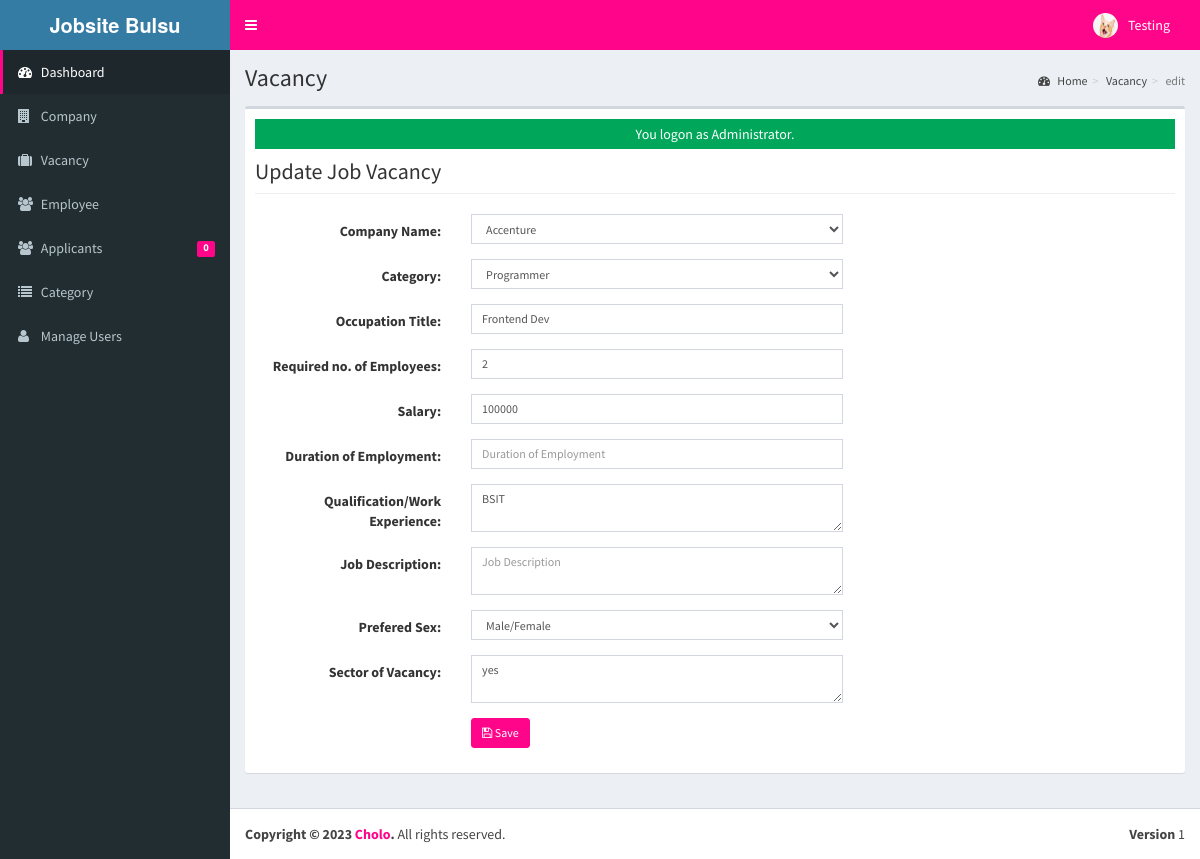
/admin/vacancy/index.php?view=edit&id=1 (signed in), run on the app's committed database.
### tables this page shows
CREATE TABLE `tblusers` (
  `USERID` varchar(30) NOT NULL,
  `FULLNAME` varchar(40) NOT NULL,
  `USERNAME` varchar(30) NOT NULL,
  `PASS` varchar(100) NOT NULL,
  `ROLE` varchar(30) NOT NULL,
  `PICLOCATION` varchar(255) NOT NULL
);

CREATE TABLE `tbljob` (
  `JOBID` int(11) NOT NULL,
  `COMPANYID` int(11) NOT NULL,
  `CATEGORY` varchar(100) NOT NULL,
  `OCCUPATIONTITLE` varchar(50) NOT NULL,
  `REQ_NO_EMPLOYEES` int(11) NOT NULL,
  `SALARIES` double NOT NULL,
  `DURATION_EMPLOYMENT` varchar(50) NOT NULL,
  `QUALIFICATION_WORKEXPERIENCE` text NOT NULL,
  `JOBDESCRIPTION` text NOT NULL,
  `PREFEREDSEX` varchar(30) NOT NULL,
  `SECTOR_VACANCY` text NOT NULL,
  `JOBSTATUS` varchar(50) NOT NULL,
  `DATEPOSTED` datetime NOT NULL DEFAULT current_timestamp()
);

### admin/vacancy/edit.php (the view, shortened to what the rows shown need)
<?php
  $jobid = $_GET['id'];
  $job = New Jobs();
  $res = $job->single_job($jobid);
?>
<form class="form-horizontal span6" action="controller.php?action=edit" method="POST">
  <div class="row">
                   <div class="col-lg-12">
                      <h1 class="page-header">Update Job Vacancy</h1>
                    </div>
                 </div>
                  <div class="form-group">
                    <div class="col-md-8">
                      <div class="col-md-8">
                         <input class="form-control input-sm" id="OCCUPATIONTITLE" name="OCCUPATIONTITLE" placeholder="Occupation Title"   autocomplete="none" value="<?php echo $res->OCCUPATIONTITLE; ?>"/>
                      </div>
                    </div>
                  </div>
                    <div class="form-group">
                    <div class="col-md-8">
                      <div class="col-md-8">
                         <input class="form-control input-sm" id="REQ_NO_EMPLOYEES" name="REQ_NO_EMPLOYEES" placeholder="Required no. of Employees"   autocomplete="none" value="<?php echo $res->REQ_NO_EMPLOYEES ?>"/>
                      </div>
                    </div>
                  </div>
                  <div class="form-group">
                    <div class="col-md-8">
                      <div class="col-md-8">
                         <input class="form-control input-sm" id="SALARIES" name="SALARIES" placeholder="Salary"   autocomplete="none" value="<?php echo $res->SALARIES ?>"/>
                      </div>
                    </div>
                  </div>
                  <div class="form-group">
                    <div class="col-md-8">
                      <div class="col-md-8">
                        <textarea class="form-control input-sm" id="QUALIFICATION_WORKEXPERIENCE" name="QUALIFICATION_WORKEXPERIENCE" placeholder="Qualification/Work Experience"   autocomplete="none" ><?php echo $res->QUALIFICATION_WORKEXPERIENCE ?></textarea>
                      </div>
                    </div>
                  </div>
                  <div class="form-group">
                    <div class="col-md-8">
                      <div class="col-md-8">
                        <textarea class="form-control input-sm" id="SECTOR_VACANCY" name="SECTOR_VACANCY" placeholder="Sector of Vacancy"   autocomplete="none"><?php echo $res->SECTOR_VACANCY ?></textarea>
                      </div>
                    </div>
                  </div>
</form>

### admin/theme/templates.php (shortened to what the rows shown need)
<!DOCTYPE html>
<html>
<head>
    <link rel="stylesheet" href="<?php echo web_root;?>bootstrap/css/bootstrap.min.css">
    <link rel="stylesheet" href="<?php echo web_root;?>plugins/font-awesome/css/font-awesome.min.css">
    <link rel="stylesheet" href="<?php echo web_root;?>dist/css/AdminLTE.min.css">
    <link rel="stylesheet" href="<?php echo web_root;?>dist/css/skins/_all-skins.min.css">
    <link rel="stylesheet" href="<?php echo web_root;?>plugins/iCheck/flat/blue.css">
    <link rel="stylesheet" href="<?php echo web_root;?>plugins/morris/morris.css">
    <link rel="stylesheet" href="<?php echo web_root;?>plugins/jvectormap/jquery-jvectormap-1.2.2.css">
    <link href="<?php echo web_root; ?>plugins/datepicker/bootstrap-datetimepicker.min.css" rel="stylesheet"
        media="screen">
    <link rel="stylesheet" href="<?php echo web_root;?>plugins/dataTables/jquery.dataTables.min.css">
    <link rel="stylesheet" href="<?php echo web_root;?>plugins/bootstrap-wysihtml5/bootstrap3-wysihtml5.min.css">
</head>
<body class="hold-transition skin-blue fixed sidebar-mini">
    <div class="wrapper">
        <header class="main-header">
            <nav class="navbar navbar-static-top" role="navigation">
                <div class="navbar-custom-menu">
                    <ul class="nav navbar-nav">
                        <?php
              $user = New User();
              $singleuser = $user->single_user($_SESSION['ADMIN_USERID']);
          ?>
                        <li class="dropdown user user-menu" style="padding-right: 15px;">
                            <a href="#" class="dropdown-toggle" data-toggle="dropdown">
                                <img src="<?php echo web_root.'admin/user/'. $singleuser->PICLOCATION;?>"
                                    class="user-image" alt="User Image">
                                <span class="hidden-xs"><?php echo $singleuser->FULLNAME; ?></span>
                            </a>
                        </li>
                    </ul>
                </div>
            </nav>
        </header>
        <div class="content-wrapper">
            <section class="content-header">
                <h1>
                    <?php echo isset($title) ? $title : ''; ?>
                </h1>
            </section>
            <section class="content">
                <div class="row">
                    <div class="col-xs-12">
                        <div class="box">
                            <div class="box-body">
                                <?php
               require_once $content;
               ?>
                            </div>
                        </div>
                    </div>
                </div>
            </section>
        </div>
</body>
</html>

### data on the page
tblusers: PICLOCATION (picture), FULLNAME "Testing"
tbljob: OCCUPATIONTITLE "Frontend Dev", REQ_NO_EMPLOYEES "2", SALARIES "100000", QUALIFICATION_WORKEXPERIENCE "BSIT", SECTOR_VACANCY "yes"

### other printed values
$pending->APPL "0"
$title "Vacancy"
$_GET['view'] "edit"
$_SESSION['message'] "You logon as Administrator."
form field COMPANYID "Accenture"
form field CATEGORY "Programmer"
